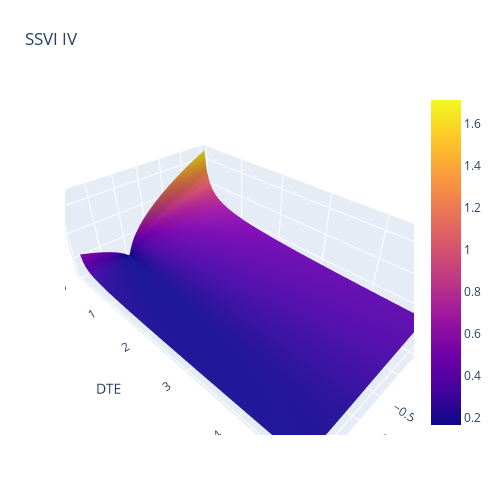

Here is the notebook cell this chart was saved with:
### Code cell
fig = go.Figure(data=[go.Surface(z=sigma_hat, x=x, y=y)])
fig.update_layout(title='SSVI IV', autosize=False,
                  width=500, height=500,
                  margin=dict(l=65, r=50, b=65, t=90))
fig.update_layout(scene=dict(xaxis_title='Log-Strike', yaxis_title='DTE', zaxis_title='IV'), autosize=True)
fig.show()

### Figure 1 — Plotly figure (JSON) as saved in the notebook; plotly's stock layout.template omitted (floating-point values rounded to 4 significant figures; data arrays with more than 128 entries replaced by an {"elided": "..."} marker saying what was removed)
{"data": [{"type": "surface", "x": {"elided": "99x147 float values"}, "y": {"elided": "99x147 float values"}, "z": {"elided": "99x147 float values"}}], "layout": {"autosize": true, "height": 500, "margin": {"b": 65, "l": 65, "r": 50, "t": 90}, "scene": {"xaxis": {"title": {"text": "Log-Strike"}}, "yaxis": {"title": {"text": "DTE"}}, "zaxis": {"title": {"text": "IV"}}}, "title": {"text": "SSVI IV"}, "width": 500}}
